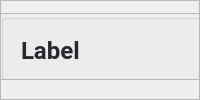
            <widget class="QWidget" name="page_areas">
             <layout class="QVBoxLayout" name="verticalLayout_13">
              <property name="spacing">
               <number>0</number>
              </property>
              <property name="leftMargin">
               <number>0</number>
              </property>
              <property name="topMargin">
               <number>0</number>
              </property>
              <property name="rightMargin">
               <number>0</number>
              </property>
              <property name="bottomMargin">
               <number>0</number>
              </property>
              <item>
               <widget class="QFrame" name="frame_4">
                <property name="frameShape">
                 <enum>QFrame::StyledPanel</enum>
                </property>
                <property name="frameShadow">
                 <enum>QFrame::Raised</enum>
                </property>
                <widget class="QTableWidget" name="tableWidget_areas">
                 <property name="geometry">
                  <rect>
                   <x>20</x>
                   <y>180</y>
                   <width>891</width>
                   <height>391</height>
                  </rect>
                 </property>
                 <property name="maximumSize">
                  <size>
                   <width>16777215</width>
                   <height>422</height>
                  </size>
                 </property>
                 <property name="styleSheet">
                  <string notr="true">QTableWidget{
font-size: 11pt;
margin-left: 0px;
margin-top:15px;
color: #000;
font-family: Roboto;
text-align:center;
font-weight: bold;
}
QheaderView::item
    {
text-align:center;
font-weight: bold;

    }
QHeaderView::section {
    background-color: #394353;
	border-radius: 11px;
	color:#fff;
    font-size: 9pt;
	font-family:Roboto;
	font-weight: bold;
}

QHeaderView::section:horizontal
{
    border-top: 1px solid #394353;

}

QHeaderView::section:vertical
{

    border-left: 1px solid #394353;
}</string>
                 </property>
                 <property name="editTriggers">
                  <set>QAbstractItemView::NoEditTriggers</set>
                 </property>
                 <property name="showGrid">
                  <bool>false</bool>
                 </property>
                 <attribute name="horizontalHeaderVisible">
                  <bool>false</bool>
                 </attribute>
                 <attribute name="horizontalHeaderCascadingSectionResizes">
                  <bool>true</bool>
                 </attribute>
                 <attribute name="horizontalHeaderDefaultSectionSize">
                  <number>147</number>
                 </attribute>
                 <attribute name="horizontalHeaderShowSortIndicator" stdset="0">
                  <bool>true</bool>
                 </attribute>
                 <attribute name="horizontalHeaderStretchLastSection">
                  <bool>true</bool>
                 </attribute>
                 <attribute name="verticalHeaderVisible">
                  <bool>false</bool>
                 </attribute>
                 <attribute name="verticalHeaderDefaultSectionSize">
                  <number>32</number>
                 </attribute>
                 <column>
                  <property name="text">
                   <string>New Column</string>
                  </property>
                 </column>
                 <column>
                  <property name="text">
                   <string>New Column</string>
                  </property>
                 </column>
                 <column>
                  <property name="text">
                   <string>New Column</string>
                  </property>
                 </column>
                 <column>
                  <property name="text">
                   <string>New Column</string>
                  </property>
                 </column>
                 <column>
                  <property name="text">
                   <string>New Column</string>
                  </property>
                 </column>
                 <column>
                  <property name="text">
                   <string>New Column</string>
                  </property>
                 </column>
                </widget>
                <widget class="QFrame" name="frame_25">
                 <property name="geometry">
                  <rect>
                   <x>30</x>
                   <y>110</y>
                   <width>881</width>
                   <height>41</height>
                  </rect>
                 </property>
                 <property name="minimumSize">
                  <size>
                   <width>56</width>
                   <height>41</height>
                  </size>
                 </property>
                 <property name="styleSheet">
                  <string notr="true">background-color: #f2f2f5;
border-radius:15px;</string>
                 </property>
                 <property name="frameShape">
                  <enum>QFrame::StyledPanel</enum>
                 </property>
                 <property name="frameShadow">
                  <enum>QFrame::Raised</enum>
                 </property>
                 <layout class="QHBoxLayout" name="horizontalLayout_5">
                  <item>
                   <widget class="QLabel" name="label_14">
                    <property name="font">
                     <font>
                      <family>Roboto</family>
                      <pointsize>11</pointsize>
                      <weight>75</weight>
                      <bold>true</bold>
                     </font>
                    </property>
                    <property name="styleSheet">
                     <string notr="true">background: none;
color: #282830 ;
</string>
                    </property>
                    <property name="text">
                     <string>Código</string>
                    </property>
                   </widget>
                  </item>
                  <item>
                   <widget class="QLabel" name="label_35">
                    <property name="font">
                     <font>
                      <family>Roboto</family>
                      <pointsize>11</pointsize>
                      <weight>75</weight>
                      <bold>true</bold>
                     </font>
                    </property>
                    <property name="styleSheet">
                     <string notr="true">background: none;
color: #282830 ;

</string>
                    </property>
                    <property name="text">
                     <string>Descripción</string>
                    </property>
                   </widget>
                  </item>
                  <item>
                   <widget class="QLabel" name="label_36">
                    <property name="font">
                     <font>
                      <family>Roboto</family>
                      <pointsize>11</pointsize>
                      <weight>75</weight>
                      <bold>true</bold>
                     </font>
                    </property>
                    <property name="styleSheet">
                     <string notr="true">background: none;
color: #282830 ;
</string>
                    </property>
                    <property name="text">
                     <string>Marca</string>
                    </property>
                   </widget>
                  </item>
                  <item>
                   <widget class="QLabel" name="label_37">
                    <property name="font">
                     <font>
                      <family>Roboto</family>
                      <pointsize>11</pointsize>
                      <weight>75</weight>
                      <bold>true</bold>
                     </font>
                    </property>
                    <property name="styleSheet">
                     <string notr="true">background: none;
color: #282830 ;
</string>
                    </property>
                    <property name="text">
                     <string>Cantidad</string>
                    </property>
                   </widget>
                  </item>
                  <item>
                   <widget class="QLabel" name="label_39">
                    <property name="font">
                     <font>
                      <family>Roboto</family>
                      <pointsize>11</pointsize>
                      <weight>75</weight>
                      <bold>true</bold>
                     </font>
                    </property>
                    <property name="styleSheet">
                     <string notr="true">background: none;
color: #282830 ;
</string>
                    </property>
                    <property name="text">
                     <string>Ubicación</string>
                    </property>
                   </widget>
                  </item>
                  <item>
                   <widget class="QLabel" name="label_38">
                    <property name="font">
                     <font>
                      <family>Roboto</family>
                      <pointsize>11</pointsize>
                      <weight>75</weight>
                      <bold>true</bold>
                     </font>
                    </property>
                    <property name="styleSheet">
                     <string notr="true">background: none;
color: #282830 ;
</string>
                    </property>
                    <property name="text">
                     <string>Primer Vencimiento</string>
                    </property>
                   </widget>
                  </item>
                 </layout>
                </widget>
                <widget class="QFrame" name="top_frame_stock_5">
                 <property name="geometry">
                  <rect>
                   <x>0</x>
                   <y>0</y>
                   <width>1234</width>
                   <height>80</height>
                  </rect>
                 </property>
                 <property name="minimumSize">
                  <size>
                   <width>1234</width>
                   <height>80</height>
                  </size>
                 </property>
                 <property name="maximumSize">
                  <size>
                   <width>15000</width>
                   <height>70</height>
                  </size>
                 </property>
                 <property name="frameShape">
                  <enum>QFrame::StyledPanel</enum>
                 </property>
                 <property name="frameShadow">
                  <enum>QFrame::Raised</enum>
                 </property>
                 <widget class="QFrame" name="frame_30">
                  <property name="geometry">
                   <rect>
                    <x>0</x>
                    <y>13</y>
                    <width>891</width>
                    <height>70</height>
                   </rect>
                  </property>
                  <property name="minimumSize">
                   <size>
                    <width>354</width>
                    <height>70</height>
                   </size>
                  </property>
                  <property name="maximumSize">
                   <size>
                    <width>16777215</width>
                    <height>50</height>
                   </size>
                  </property>
                  <property name="frameShape">
                   <enum>QFrame::StyledPanel</enum>
                  </property>
                  <property name="frameShadow">
                   <enum>QFrame::Raised</enum>
                  </property>
                  <layout class="QVBoxLayout" name="verticalLayout_39">
                   <property name="spacing">
                    <number>0</number>
                   </property>
                   <property name="leftMargin">
                    <number>0</number>
                   </property>
                   <property name="topMargin">
                    <number>0</number>
                   </property>
                   <property name="rightMargin">
                    <number>0</number>
                   </property>
                   <property name="bottomMargin">
                    <number>0</number>
                   </property>
                   <item>
                    <widget class="QGroupBox" name="groupBox_12">
                     <property name="minimumSize">
                      <size>
                       <width>675</width>
                       <height>0</height>
                      </size>
                     </property>
                     <property name="title">
                      <string/>
                     </property>
                     <widget class="QLabel" name="label_area_mod">
                      <property name="geometry">
                       <rect>
                        <x>20</x>
                        <y>10</y>
                        <width>161</width>
                        <height>52</height>
                       </rect>
                      </property>
                      <property name="minimumSize">
                       <size>
                        <width>94</width>
                        <height>0</height>
                       </size>
                      </property>
                      <property name="maximumSize">
                       <size>
                        <width>181</width>
                        <height>16777215</height>
                       </size>
                      </property>
                      <property name="font">
                       <font>
                        <family>Roboto</family>
                        <pointsize>18</pointsize>
                        <weight>75</weight>
                        <bold>true</bold>
                       </font>
                      </property>
                      <property name="styleSheet">
                       <string notr="true">color: #282830 ;
</string>
                      </property>
                      <property name="text">
                       <string>Label</string>
                      </property>
                      <property name="alignment">
                       <set>Qt::AlignLeading|Qt::AlignLeft|Qt::AlignVCenter</set>
                      </property>
                     </widget>
                     <widget class="QPushButton" name="btn_newPosicion">
                      <property name="geometry">
                       <rect>
                        <x>360</x>
                        <y>26</y>
                        <width>181</width>
                        <height>26</height>
                       </rect>
                      </property>
                      <property name="minimumSize">
                       <size>
                        <width>0</width>
                        <height>26</height>
                       </size>
                      </property>
                      <property name="font">
                       <font>
                        <family>Roboto</family>
                        <pointsize>9</pointsize>
                        <weight>75</weight>
                        <bold>true</bold>
                       </font>
                      </property>
                      <property name="cursor">
                       <cursorShape>PointingHandCursor</cursorShape>
                      </property>
                      <property name="styleSheet">
                       <string notr="true">QPushButton{
background-color: rgb(71, 71, 103);
color:#fff;
padding-right:15px;
border-radius: 5px;
text-align:right;
}

QPushButton:hover{
background-color: rgba(71, 71, 103,180);

}</string>
                      </property>
                      <property name="text">
                       <string>Posicion de Alojamiento</string>
                      </property>
                      <property name="icon">
                       <iconset resource="img/img.qrc">
                        <normaloff>:/img/plus.png</normaloff>:/img/plus.png</iconset>
                      </property>
                      <property name="iconSize">
                       <size>
                        <width>13</width>
                        <height>13</height>
                       </size>
                      </property>
                     </widget>
                     <widget class="QPushButton" name="btn_modificarArea">
                      <property name="geometry">
                       <rect>
                        <x>230</x>
                        <y>26</y>
                        <width>111</width>
                        <height>26</height>
                       </rect>
                      </property>
                      <property name="minimumSize">
                       <size>
                        <width>0</width>
                        <height>26</height>
                       </size>
                      </property>
                      <property name="font">
                       <font>
                        <family>Roboto</family>
                        <pointsize>9</pointsize>
                        <weight>75</weight>
                        <bold>true</bold>
                       </font>
                      </property>
                      <property name="cursor">
                       <cursorShape>PointingHandCursor</cursorShape>
                      </property>
                      <property name="styleSheet">
                       <string notr="true">QPushButton{
background-color: rgb(71, 71, 103);
color:#fff;
padding-right:15px;
border-radius: 5px;
text-align:right;
}

QPushButton:hover{
background-color: rgba(71, 71, 103,180);

}</string>
                      </property>
                      <property name="text">
                       <string>Modificar Área</string>
                      </property>
                      <property name="iconSize">
                       <size>
                        <width>13</width>
                        <height>13</height>
                       </size>
                      </property>
                     </widget>
                     <widget class="QPushButton" name="btn_actualizarAreaInd">
                      <property name="geometry">
                       <rect>
                        <x>550</x>
                        <y>30</y>
                        <width>31</width>
                        <height>21</height>
                       </rect>
                      </property>
                      <property name="minimumSize">
                       <size>
                        <width>0</width>
                        <height>21</height>
                       </size>
                      </property>
                      <property name="cursor">
                       <cursorShape>PointingHandCursor</cursorShape>
                      </property>
                      <property name="text">
                       <string/>
                      </property>
                      <property name="icon">
                       <iconset resource="img/img.qrc">
                        <normaloff>:/img/refresh.png</normaloff>:/img/refresh.png</iconset>
                      </property>
                      <property name="iconSize">
                       <size>
                        <width>33</width>
                        <height>16</height>
                       </size>
                      </property>
                     </widget>
                    </widget>
                   </item>
                  </layout>
                 </widget>
                </widget>
               </widget>
              </item>
             </layout>
            </widget>
